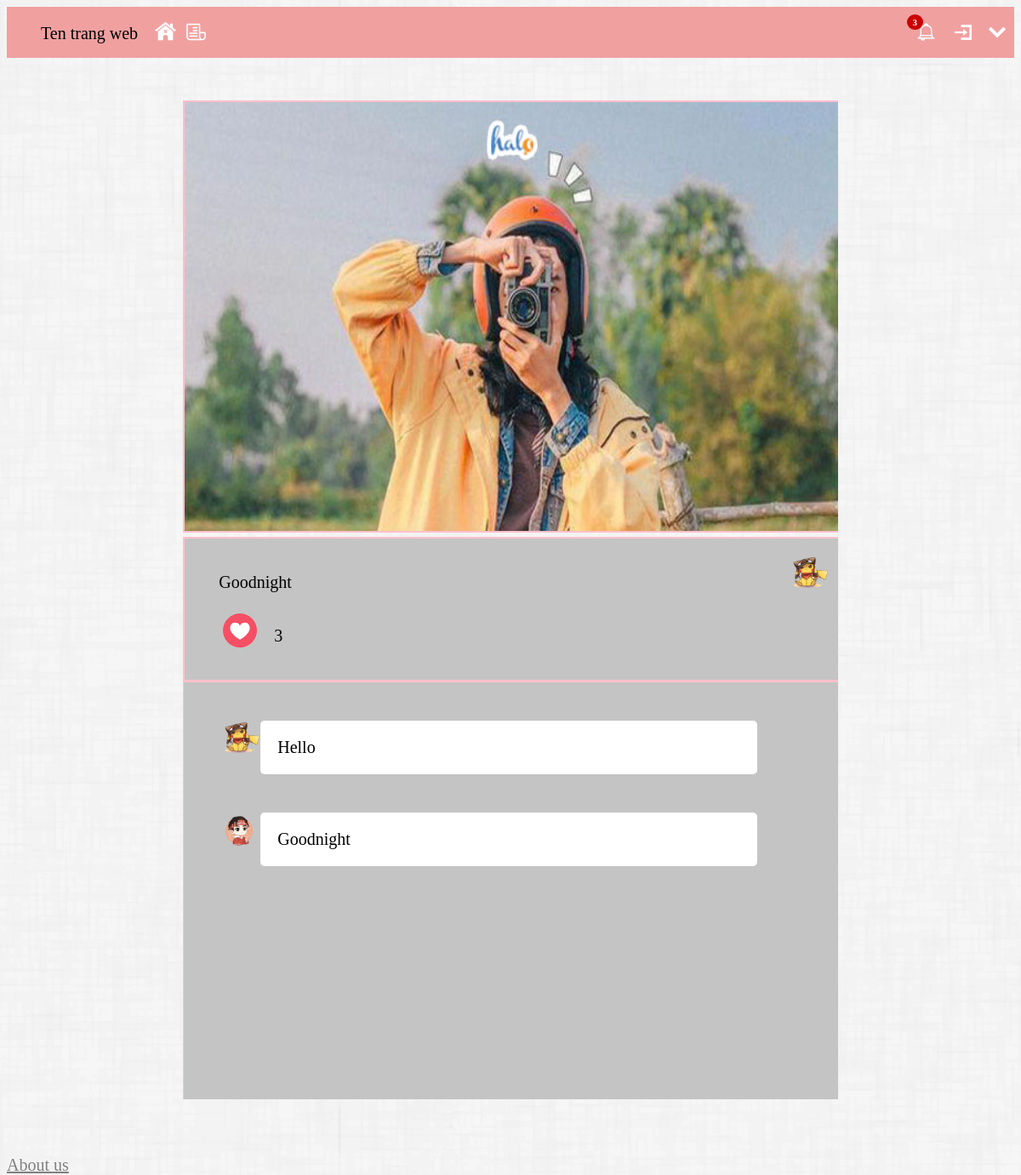
The page /Code/Featured_photo.php?id=3 on the database its author committed.
### tables this page shows
CREATE TABLE `picture` (
  `id` int(11) NOT NULL,
  `id_post` int(11) NOT NULL,
  `id_user` varchar(50) NOT NULL,
  `link` varchar(4000) NOT NULL
);

CREATE TABLE `post` (
  `id` int(11) NOT NULL,
  `id_user` varchar(50) NOT NULL,
  `caption` varchar(4000) NOT NULL,
  `vote` int(11) NOT NULL,
  `publish_time` datetime DEFAULT NULL
);

CREATE TABLE `avatar` (
  `id` int(11) NOT NULL,
  `id_user` varchar(50) NOT NULL,
  `link` varchar(4000) NOT NULL
);

CREATE TABLE `comment` (
  `id` int(11) NOT NULL,
  `id_user` varchar(50) NOT NULL,
  `id_post` int(11) NOT NULL,
  `content` varchar(4000) NOT NULL,
  `publish` datetime DEFAULT NULL
);

### Code/Featured_photo.php (the view, shortened to what this page needs)
<!doctype html>
<html>
    <head>
        <link rel="stylesheet" type ="text/css" href="header_footer.css">
        <link rel="stylesheet" type="text/css" href="featured_photo.css">
    </head>
    <body>
        <?php
            if(isset($_GET["id"])){
                $id_post = $_GET["id"];
            }
            $conn = mysqli_connect("localhost", "root","", "picture_social");
            $sql = "select * from post where id = ".$id_post;
            $result = mysqli_query($conn, $sql, null);
            $row = mysqli_fetch_assoc($result);
            $sql = "select * from picture where id = ".$id_post;
            $result = mysqli_query($conn, $sql, null);
            $row_1 = mysqli_fetch_assoc($result);
            $username = $row["id_user"];
            $sql = "select * from avatar where id_user = '".$username."'";
            $result = mysqli_query($conn, $sql, null);
            $row_3 = mysqli_fetch_assoc($result);
        ?>
        <div class="header">
            <div class="header_1">
                <ul style="list-style-type: none">
                    <li>
                        <p style="display: inline;" class="tenweb">Ten trang web</p>
                    </li>
                    <li>
                        <a class="home" href="Home.php">
                            <img src="../Picture/home.png" class="icon_h">
                        </a>
                    </li>
                    <li>
                        <a class="feed" href="Feed.css">
                            <img src="../Picture/feed.png" class="icon_h">
                        </a>
                    </li>
                </ul>
            </div>
            <div class="header_2" id="header_2">
                <ul style="list-style-type: none" id="r_link">
                    <li id="notification_li">
                        <span id="notification_count">3</span>
                        <a class="bell" href="" id="notificationLink">
                            <img src="../Picture/bell.png" class="icon_h" id="icon_h">
                        </a>
                    </li>
                    <li>
                        <a class="login" href="login.php">
                            <img src="../Picture/login.png" class="icon_h">
                        </a>
                    </li>
                    <li>
                        <a class="register" href="signup.php">
                            <img src="../Picture/register.png" class="icon_h">
                        </a>
                    </li>
                </ul>
            </div>
        </div>
        <div class="main">
            <div class="main_1">
                <div id="picture" class="picture">
                    <?php
                        echo "<img id=\"picture_1\" class = \"picture_1\" src = ".$row_1["link"].">";
                    ?>
                </div>
                 <div class="content">
                    <div class="caption_1">
                        <ul style="list-style-type: none">
                            <li style="display: flex;">
                                <div id="cap_1" class="cap_1">
                                    <?php
                                        echo "<p>".$row["caption"]."</p>";
                                    ?>
                                </div>
                                <div id="cap_2" class="cap_2">
                                    <?php
                                        echo "<a class=\"user_1\" href=\"#\"><img class =\"ava ava_user\" id=\"ava_user\" src=".$row_3["link"]."></a>";
                                    ?>
                                </div>
                            </li>
                            <li style="display: flex">
                                <div id="cap_3" class="cap_3" style="display: flex;">
                                    <a id="vote" class="vote" href="#"><img id="vote_1" class="vote_1" src="../Picture/vote.png"></a>
                                    <?php
                                        echo "<p id=\"count_vote\" class = \"count_vote\">".$row["vote"]."</p>";
                                    ?>
                                </div>
                            </li>
                        </ul>
                    </div>
                    <div id="comment" class="comment">
                        <div id="all_cmt" class="all_cmt">
                            <ul id="a_cmt" class="a_cmt" style="list-style-type: none">
                                <?php
                                    $sql = "select * from comment where id_post = ".$id_post." order by publish desc";
                                    $result = mysqli_query($conn, $sql, null);
                                    while($row_4 = mysqli_fetch_assoc($result)){
                                        $sql_1 = "select * from avatar where id_user = '".$row_4["id_user"]."'";
                                        $result_1 = mysqli_query($conn, $sql_1, null);
                                        $row_5 = mysqli_fetch_assoc($result_1);
                                        echo "<li class=\"all_cmts\">";
                                        echo "<a class=\"proflie_user_1\" href=\"#\"><img class=\"ava\" src=".$row_5["link"]."></a>";
                                        echo "<div class=\"cmt_user\">";
                                        echo "<p>".$row_4["content"]."</p>";
                                        echo "</div>";
                                        echo "</li>";
                                    }
                                ?>
                            </ul>
                        </div>
                    </div>
                </div>
            </div>
        <div class="footer">
            <a href="#" id="aboutus" style="color: gray">About us</a>
        </div>
        </div>
    </body>
</html>

### Code/header_footer.css (style rules this page uses)
* { font-family: aria; font-size: 20px; color: black; }
body { background-image: url(../Picture/furley_bg.png); background-size: cover; }
.icon_h { width: 20px; margin-left: 5px; }
.header { height: 60px; width: 100%; background-color: #F1A0A0; position: relative; top: 0px; display: flex; }
.header ul { display: flex; }
.home, .feed, .bell, .login, .register, .user { background: none; border: 0px; }
.register { position: absolute; right: 10px; }
.login { position: absolute; right: 50px; }
.bell { position: absolute; right: 90px; }
.home img { width: 55px; position: relative; top: -19px; }
.feed img { width: 27px; position: relative; top: -4px; left: -10px; }
.bell img { width: 27.4px; position: relative; top: -4px; }
.register img { margin-left: 10px; }
.footer { width: 100%; font-size: 15px; position: absolute; bottom: 0px; }
#notification_count { padding: 3px 7px 3px 7px; background: #cc0000; color: #ffffff; font-weight: bold; margin-left: 77px; border-radius: 9px; -moz-border-radius: 9px; -webkit-border-radius: 9px; position: absolute; right: 107px; margin-top: -11px; font-size: 11px; }

### Code/featured_photo.css (style rules this page uses)
.main { overflow: auto; height: 90vh; }
.main_1 { width: 60%; height: 900px; background-color: none; margin-left: auto; margin-right: auto; margin-top: 50px; overflow: auto; }
.picture_1 { width: 100%; height: 42vw; background-color: azure; border: 2.5px solid pink; }
.caption_1 { width: 100%; background-color: #c4c4c4; border: 2.5px solid pink; }
.cap_1 { width: 90%; margin-right: 10px; }
.cap_3 { width: 90%; }
.ava { width: 50px; }
.vote_1 { width: 50px; }
.count_vote { margin-left: 15px; }
.cmt, .ava_user { margin-right: 10px; }
#comment { display: flex; flex-direction: column; }
.all_cmt { border: 1px solid pink; width: 100%; height: 500px; background-color: #c4c4c4; overflow: auto; }
.all_cmts { display: flex; flex-direction: row; }
.cmt_user { width: 80%; background-color: white; border-radius: 5px; }
.cmt_user p { margin-left: 20px; }
.a_cmt li { margin-top: 45px; }
p { word-wrap: break-word; }
@media (min-width: 500px) { .main_1 { width: 65%; height: 85vh; } }

### rows shown on the page
picture: link (picture)
post: caption "Goodnight", vote "3"
avatar: link (picture)
comment: avatar.link (picture), content "Hello"
comment: avatar.link (picture), content "Goodnight"
